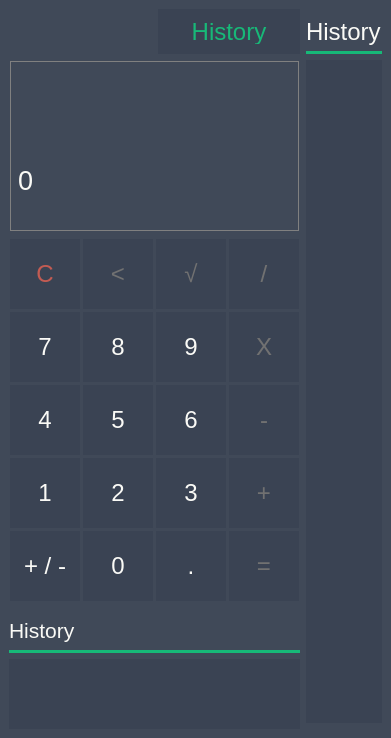
<?xml version="1.0" encoding="UTF-8"?>
<ui version="4.0">
 <class>Canonicalc</class>
 <widget class="QMainWindow" name="Canonicalc">
  <property name="geometry">
   <rect>
    <x>0</x>
    <y>0</y>
    <width>391</width>
    <height>738</height>
   </rect>
  </property>
  <property name="windowTitle">
   <string>Canonicalc</string>
  </property>
  <property name="styleSheet">
   <string notr="true">background-color: #404958;</string>
  </property>
  <widget class="QWidget" name="centralwidget">
   <layout class="QGridLayout" name="mainLayout">
    <item row="0" column="0" rowspan="3">
     <layout class="QGridLayout" name="mainWrapper">
      <item row="3" column="0" colspan="2">
       <widget class="QWidget" name="buttons" native="true">
        <layout class="QGridLayout" name="btnGrid">
         <property name="leftMargin">
          <number>1</number>
         </property>
         <property name="topMargin">
          <number>1</number>
         </property>
         <property name="rightMargin">
          <number>1</number>
         </property>
         <property name="bottomMargin">
          <number>1</number>
         </property>
         <property name="spacing">
          <number>3</number>
         </property>
         <item row="4" column="2">
          <widget class="QPushButton" name="btn3">
           <property name="minimumSize">
            <size>
             <width>70</width>
             <height>70</height>
            </size>
           </property>
           <property name="styleSheet">
            <string notr="true">/* Numbers */
QPushButton {
	border: 0;
    background-color: #3A4353;
    outline: none;
    font-size: 18pt;
    color: #fafaf6;
}

QPushButton:hover {
    background-color: #4a515f;
}

QPushButton:pressed {
    background-color: #5C6576;
}</string>
           </property>
           <property name="text">
            <string>3</string>
           </property>
          </widget>
         </item>
         <item row="2" column="1">
          <widget class="QPushButton" name="btn8">
           <property name="minimumSize">
            <size>
             <width>70</width>
             <height>70</height>
            </size>
           </property>
           <property name="styleSheet">
            <string notr="true">/* Numbers */
QPushButton {
	border: 0;
    background-color: #3A4353;
    outline: none;
    font-size: 18pt;
    color: #fafaf6;
}

QPushButton:hover {
    background-color: #4a515f;
}

QPushButton:pressed {
    background-color: #5C6576;
}</string>
           </property>
           <property name="text">
            <string>8</string>
           </property>
          </widget>
         </item>
         <item row="1" column="2">
          <widget class="QPushButton" name="btnSqrt">
           <property name="minimumSize">
            <size>
             <width>70</width>
             <height>70</height>
            </size>
           </property>
           <property name="styleSheet">
            <string notr="true">/* Modifiers */
QPushButton {
	border: 0;
    background-color: #3A4353;
    outline: none;
    font-size: 18pt;
    color: #717171;
}

QPushButton:hover {
    background-color: #4a515f;
}

QPushButton:pressed {
    background-color: #5C6576;
}</string>
           </property>
           <property name="text">
            <string>√</string>
           </property>
          </widget>
         </item>
         <item row="1" column="1">
          <widget class="QPushButton" name="btnBackspace">
           <property name="minimumSize">
            <size>
             <width>70</width>
             <height>70</height>
            </size>
           </property>
           <property name="styleSheet">
            <string notr="true">/* Modifiers */
QPushButton {
	border: 0;
    background-color: #3A4353;
    outline: none;
    font-size: 18pt;
    color: #717171;
}

QPushButton:hover {
    background-color: #4a515f;
}

QPushButton:pressed {
    background-color: #5C6576;
}</string>
           </property>
           <property name="text">
            <string>&lt;</string>
           </property>
          </widget>
         </item>
         <item row="5" column="3">
          <widget class="QPushButton" name="btnEquals">
           <property name="minimumSize">
            <size>
             <width>70</width>
             <height>70</height>
            </size>
           </property>
           <property name="styleSheet">
            <string notr="true">/* Modifiers */
QPushButton {
	border: 0;
    background-color: #3A4353;
    outline: none;
    font-size: 18pt;
    color: #717171;
}

QPushButton:hover {
    background-color: #4a515f;
}

QPushButton:pressed {
    background-color: #5C6576;
}</string>
           </property>
           <property name="text">
            <string>=</string>
           </property>
          </widget>
         </item>
         <item row="5" column="1">
          <widget class="QPushButton" name="btn0">
           <property name="minimumSize">
            <size>
             <width>70</width>
             <height>70</height>
            </size>
           </property>
           <property name="styleSheet">
            <string notr="true">/* Numbers */
QPushButton {
	border: 0;
    background-color: #3A4353;
    outline: none;
    font-size: 18pt;
    color: #fafaf6;
}

QPushButton:hover {
    background-color: #4a515f;
}

QPushButton:pressed {
    background-color: #5C6576;
}</string>
           </property>
           <property name="text">
            <string>0</string>
           </property>
          </widget>
         </item>
         <item row="2" column="0">
          <widget class="QPushButton" name="btn7">
           <property name="minimumSize">
            <size>
             <width>70</width>
             <height>70</height>
            </size>
           </property>
           <property name="styleSheet">
            <string notr="true">/* Numbers */
QPushButton {
	border: 0;
    background-color: #3A4353;
    outline: none;
    font-size: 18pt;
    color: #fafaf6;
}

QPushButton:hover {
    background-color: #4a515f;
}

QPushButton:pressed {
    background-color: #5C6576;
}</string>
           </property>
           <property name="text">
            <string>7</string>
           </property>
          </widget>
         </item>
         <item row="3" column="2">
          <widget class="QPushButton" name="btn6">
           <property name="minimumSize">
            <size>
             <width>70</width>
             <height>70</height>
            </size>
           </property>
           <property name="styleSheet">
            <string notr="true">/* Numbers */
QPushButton {
	border: 0;
    background-color: #3A4353;
    outline: none;
    font-size: 18pt;
    color: #fafaf6;
}

QPushButton:hover {
    background-color: #4a515f;
}

QPushButton:pressed {
    background-color: #5C6576;
}</string>
           </property>
           <property name="text">
            <string>6</string>
           </property>
          </widget>
         </item>
         <item row="3" column="1">
          <widget class="QPushButton" name="btn5">
           <property name="minimumSize">
            <size>
             <width>70</width>
             <height>70</height>
            </size>
           </property>
           <property name="styleSheet">
            <string notr="true">/* Numbers */
QPushButton {
	border: 0;
    background-color: #3A4353;
    outline: none;
    font-size: 18pt;
    color: #fafaf6;
}

QPushButton:hover {
    background-color: #4a515f;
}

QPushButton:pressed {
    background-color: #5C6576;
}</string>
           </property>
           <property name="text">
            <string>5</string>
           </property>
          </widget>
         </item>
         <item row="4" column="3">
          <widget class="QPushButton" name="btnAdd">
           <property name="minimumSize">
            <size>
             <width>70</width>
             <height>70</height>
            </size>
           </property>
           <property name="styleSheet">
            <string notr="true">/* Modifiers */
QPushButton {
	border: 0;
    background-color: #3A4353;
    outline: none;
    font-size: 18pt;
    color: #717171;
}

QPushButton:hover {
    background-color: #4a515f;
}

QPushButton:pressed {
    background-color: #5C6576;
}</string>
           </property>
           <property name="text">
            <string>+</string>
           </property>
           <property name="checkable">
            <bool>false</bool>
           </property>
          </widget>
         </item>
         <item row="2" column="2">
          <widget class="QPushButton" name="btn9">
           <property name="minimumSize">
            <size>
             <width>70</width>
             <height>70</height>
            </size>
           </property>
           <property name="styleSheet">
            <string notr="true">/* Numbers */
QPushButton {
	border: 0;
    background-color: #3A4353;
    outline: none;
    font-size: 18pt;
    color: #fafaf6;
}

QPushButton:hover {
    background-color: #4a515f;
}

QPushButton:pressed {
    background-color: #5C6576;
}</string>
           </property>
           <property name="text">
            <string>9</string>
           </property>
          </widget>
         </item>
         <item row="4" column="1">
          <widget class="QPushButton" name="btn2">
           <property name="minimumSize">
            <size>
             <width>70</width>
             <height>70</height>
            </size>
           </property>
           <property name="styleSheet">
            <string notr="true">/* Numbers */
QPushButton {
	border: 0;
    background-color: #3A4353;
    outline: none;
    font-size: 18pt;
    color: #fafaf6;
}

QPushButton:hover {
    background-color: #4a515f;
}

QPushButton:pressed {
    background-color: #5C6576;
}</string>
           </property>
           <property name="text">
            <string>2</string>
           </property>
          </widget>
         </item>
         <item row="1" column="3">
          <widget class="QPushButton" name="btnDivide">
           <property name="minimumSize">
            <size>
             <width>70</width>
             <height>70</height>
            </size>
           </property>
           <property name="styleSheet">
            <string notr="true">/* Modifiers */
QPushButton {
	border: 0;
    background-color: #3A4353;
    outline: none;
    font-size: 18pt;
    color: #717171;
}

QPushButton:hover {
    background-color: #4a515f;
}

QPushButton:pressed {
    background-color: #5C6576;
}</string>
           </property>
           <property name="text">
            <string>/</string>
           </property>
           <property name="checkable">
            <bool>false</bool>
           </property>
          </widget>
         </item>
         <item row="3" column="3">
          <widget class="QPushButton" name="btnSubtract">
           <property name="minimumSize">
            <size>
             <width>70</width>
             <height>70</height>
            </size>
           </property>
           <property name="styleSheet">
            <string notr="true">/* Modifiers */
QPushButton {
	border: 0;
    background-color: #3A4353;
    outline: none;
    font-size: 18pt;
    color: #717171;
}

QPushButton:hover {
    background-color: #4a515f;
}

QPushButton:pressed {
    background-color: #5C6576;
}</string>
           </property>
           <property name="text">
            <string>-</string>
           </property>
           <property name="checkable">
            <bool>false</bool>
           </property>
          </widget>
         </item>
         <item row="2" column="3">
          <widget class="QPushButton" name="btnMultiply">
           <property name="minimumSize">
            <size>
             <width>70</width>
             <height>70</height>
            </size>
           </property>
           <property name="styleSheet">
            <string notr="true">/* Modifiers */
QPushButton {
	border: 0;
    background-color: #3A4353;
    outline: none;
    font-size: 18pt;
    color: #717171;
}

QPushButton:hover {
    background-color: #4a515f;
}

QPushButton:pressed {
    background-color: #5C6576;
}</string>
           </property>
           <property name="text">
            <string>X</string>
           </property>
           <property name="checkable">
            <bool>false</bool>
           </property>
          </widget>
         </item>
         <item row="5" column="0">
          <widget class="QPushButton" name="btnChangeSign">
           <property name="minimumSize">
            <size>
             <width>70</width>
             <height>70</height>
            </size>
           </property>
           <property name="styleSheet">
            <string notr="true">/* Numbers */
QPushButton {
	border: 0;
    background-color: #3A4353;
    outline: none;
    font-size: 18pt;
    color: #fafaf6;
}

QPushButton:hover {
    background-color: #4a515f;
}

QPushButton:pressed {
    background-color: #5C6576;
}</string>
           </property>
           <property name="text">
            <string>+ / -</string>
           </property>
          </widget>
         </item>
         <item row="3" column="0">
          <widget class="QPushButton" name="btn4">
           <property name="minimumSize">
            <size>
             <width>70</width>
             <height>70</height>
            </size>
           </property>
           <property name="styleSheet">
            <string notr="true">/* Numbers */
QPushButton {
	border: 0;
    background-color: #3A4353;
    outline: none;
    font-size: 18pt;
    color: #fafaf6;
}

QPushButton:hover {
    background-color: #4a515f;
}

QPushButton:pressed {
    background-color: #5C6576;
}</string>
           </property>
           <property name="text">
            <string>4</string>
           </property>
          </widget>
         </item>
         <item row="4" column="0">
          <widget class="QPushButton" name="btn1">
           <property name="minimumSize">
            <size>
             <width>70</width>
             <height>70</height>
            </size>
           </property>
           <property name="styleSheet">
            <string notr="true">/* Numbers */
QPushButton {
	border: 0;
    background-color: #3A4353;
    outline: none;
    font-size: 18pt;
    color: #fafaf6;
}

QPushButton:hover {
    background-color: #4a515f;
}

QPushButton:pressed {
    background-color: #5C6576;
}</string>
           </property>
           <property name="text">
            <string>1</string>
           </property>
          </widget>
         </item>
         <item row="5" column="2">
          <widget class="QPushButton" name="btnDecimal">
           <property name="minimumSize">
            <size>
             <width>70</width>
             <height>70</height>
            </size>
           </property>
           <property name="styleSheet">
            <string notr="true">/* Numbers */
QPushButton {
	border: 0;
    background-color: #3A4353;
    outline: none;
    font-size: 18pt;
    color: #fafaf6;
}

QPushButton:hover {
    background-color: #4a515f;
}

QPushButton:pressed {
    background-color: #5C6576;
}</string>
           </property>
           <property name="text">
            <string>.</string>
           </property>
          </widget>
         </item>
         <item row="1" column="0">
          <widget class="QPushButton" name="btnClear">
           <property name="minimumSize">
            <size>
             <width>70</width>
             <height>70</height>
            </size>
           </property>
           <property name="styleSheet">
            <string notr="true">QPushButton {
	border: 0;
    background-color: #3A4353;
    outline: none;
    font-size: 18pt;
    color: #C35B52;
}

QPushButton:hover {
    background-color: #4a515f;
}

QPushButton:pressed {
    background-color: #5C6576;
}</string>
           </property>
           <property name="text">
            <string>C</string>
           </property>
          </widget>
         </item>
        </layout>
       </widget>
      </item>
      <item row="1" column="1">
       <widget class="QPushButton" name="btnHistory">
        <property name="minimumSize">
         <size>
          <width>45</width>
          <height>45</height>
         </size>
        </property>
        <property name="styleSheet">
         <string notr="true">/* History button */
QPushButton {
	border: 0;
	padding: 10px;
    background-color: #3A4353;
    outline: none;
    font-size: 18pt;
    color: #17b978;
}

QPushButton:hover {
    background-color: #4a515f;
}

QPushButton:pressed {
    background-color: #5C6576;
}</string>
        </property>
        <property name="text">
         <string>History</string>
        </property>
       </widget>
      </item>
      <item row="2" column="0" colspan="2">
       <layout class="QVBoxLayout" name="displayWrapper">
        <property name="spacing">
         <number>0</number>
        </property>
        <property name="leftMargin">
         <number>1</number>
        </property>
        <property name="topMargin">
         <number>1</number>
        </property>
        <property name="rightMargin">
         <number>1</number>
        </property>
        <property name="bottomMargin">
         <number>1</number>
        </property>
        <item>
         <widget class="QTextBrowser" name="latestCalculation">
          <property name="minimumSize">
           <size>
            <width>0</width>
            <height>50</height>
           </size>
          </property>
          <property name="styleSheet">
           <string notr="true">QTextBrowser {
	font-size: 14pt;
	color: #717171;
	border: 1px solid gray;
	border-bottom: none;
}</string>
          </property>
          <property name="html">
           <string>&lt;!DOCTYPE HTML PUBLIC &quot;-//W3C//DTD HTML 4.0//EN&quot; &quot;http://www.w3.org/TR/REC-html40/strict.dtd&quot;&gt;
&lt;html&gt;&lt;head&gt;&lt;meta name=&quot;qrichtext&quot; content=&quot;1&quot; /&gt;&lt;style type=&quot;text/css&quot;&gt;
p, li { white-space: pre-wrap; }
&lt;/style&gt;&lt;/head&gt;&lt;body style=&quot; font-family:'MS Shell Dlg 2'; font-size:14pt; font-weight:400; font-style:normal;&quot;&gt;
&lt;p align=&quot;right&quot; style=&quot;-qt-paragraph-type:empty; margin-top:0px; margin-bottom:0px; margin-left:0px; margin-right:0px; -qt-block-indent:0; text-indent:0px;&quot;&gt;&lt;br /&gt;&lt;/p&gt;&lt;/body&gt;&lt;/html&gt;</string>
          </property>
         </widget>
        </item>
        <item>
         <widget class="QLabel" name="display">
          <property name="minimumSize">
           <size>
            <width>0</width>
            <height>100</height>
           </size>
          </property>
          <property name="styleSheet">
           <string notr="true">QLabel {
	font-size: 20pt;
	color: #fafaf6;
	qproperty-alignment: 'AlignVCenter | AlignRight';
	border: 1px solid gray;
	border-top: none;
}</string>
          </property>
          <property name="text">
           <string>0</string>
          </property>
          <property name="textInteractionFlags">
           <set>Qt::LinksAccessibleByMouse|Qt::TextSelectableByMouse</set>
          </property>
         </widget>
        </item>
       </layout>
      </item>
      <item row="4" column="0" colspan="2">
       <widget class="QLabel" name="fixedHistoryLabel">
        <property name="enabled">
         <bool>true</bool>
        </property>
        <property name="minimumSize">
         <size>
          <width>0</width>
          <height>45</height>
         </size>
        </property>
        <property name="styleSheet">
         <string notr="true">QLabel {
	font-size: 16pt;
	color: #fafaf6;
	qproperty-alignment: 'AlignVCenter | AlignLeft';
	border-bottom: 3px solid #17b978;
}</string>
        </property>
        <property name="text">
         <string>History</string>
        </property>
       </widget>
      </item>
      <item row="5" column="0" colspan="2">
       <widget class="QTextEdit" name="fixedHistoryBrowser">
        <property name="styleSheet">
         <string notr="true">QTextEdit {
	border: 0;
    background-color: #3A4353;
}</string>
        </property>
        <property name="readOnly">
         <bool>true</bool>
        </property>
       </widget>
      </item>
     </layout>
    </item>
    <item row="0" column="1">
     <widget class="QLabel" name="historyLabel">
      <property name="enabled">
       <bool>true</bool>
      </property>
      <property name="minimumSize">
       <size>
        <width>0</width>
        <height>45</height>
       </size>
      </property>
      <property name="styleSheet">
       <string notr="true">QLabel {
	font-size: 18pt;
	color: #fafaf6;
	qproperty-alignment: 'AlignVCenter | AlignCenter';
	border-bottom: 3px solid #17b978;
}</string>
      </property>
      <property name="text">
       <string>History</string>
      </property>
     </widget>
    </item>
    <item row="1" column="1">
     <widget class="QTextEdit" name="historyBrowser">
      <property name="maximumSize">
       <size>
        <width>300</width>
        <height>16777215</height>
       </size>
      </property>
      <property name="styleSheet">
       <string notr="true">QTextEdit {
	border: 0;
    background-color: #3A4353;
}</string>
      </property>
      <property name="readOnly">
       <bool>true</bool>
      </property>
     </widget>
    </item>
   </layout>
  </widget>
  <widget class="QMenuBar" name="menubar">
   <property name="geometry">
    <rect>
     <x>0</x>
     <y>0</y>
     <width>391</width>
     <height>20</height>
    </rect>
   </property>
  </widget>
 </widget>
 <resources/>
 <connections/>
</ui>
